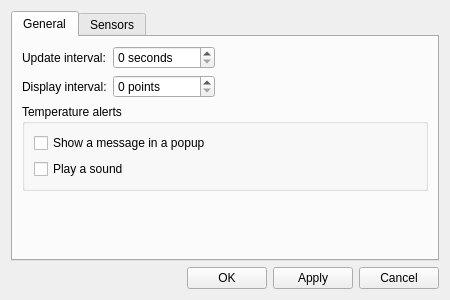
<?xml version="1.0" encoding="UTF-8"?>
<ui version="4.0">
 <class>SettingsDialog</class>
 <widget class="QDialog" name="SettingsDialog">
  <property name="geometry">
   <rect>
    <x>0</x>
    <y>0</y>
    <width>450</width>
    <height>300</height>
   </rect>
  </property>
  <property name="windowTitle">
   <string>Settings</string>
  </property>
  <layout class="QGridLayout" name="gridLayout3" rowstretch="1,0" columnstretch="1,0,0,0">
   <item row="0" column="0" colspan="4">
    <widget class="QTabWidget" name="tabWidget">
     <property name="currentIndex">
      <number>0</number>
     </property>
     <widget class="QWidget" name="tab1">
      <attribute name="title">
       <string>General</string>
      </attribute>
      <layout class="QVBoxLayout" name="verticalLayout2" stretch="0,0,1">
       <item>
        <layout class="QGridLayout" name="gridLayout1" columnstretch="0,0,1">
         <item row="0" column="0">
          <widget class="QLabel" name="label1">
           <property name="text">
            <string>Update interval:</string>
           </property>
           <property name="buddy">
            <cstring>spinBoxUpdateInterval</cstring>
           </property>
          </widget>
         </item>
         <item row="0" column="1">
          <widget class="QSpinBox" name="spinBoxUpdateInterval">
           <property name="suffix">
            <string> seconds</string>
           </property>
           <property name="maximum">
            <number>9999</number>
           </property>
          </widget>
         </item>
         <item row="0" column="2" rowspan="2">
          <spacer name="horizontalSpacer1">
           <property name="orientation">
            <enum>Qt::Horizontal</enum>
           </property>
           <property name="sizeHint" stdset="0">
            <size>
             <width>0</width>
             <height>0</height>
            </size>
           </property>
          </spacer>
         </item>
         <item row="1" column="0">
          <widget class="QLabel" name="label2">
           <property name="text">
            <string>Display interval:</string>
           </property>
           <property name="buddy">
            <cstring>spinBoxDisplayInterval</cstring>
           </property>
          </widget>
         </item>
         <item row="1" column="1">
          <widget class="QSpinBox" name="spinBoxDisplayInterval">
           <property name="suffix">
            <string> points</string>
           </property>
           <property name="maximum">
            <number>9999</number>
           </property>
          </widget>
         </item>
        </layout>
       </item>
       <item>
        <widget class="QGroupBox" name="groupBox">
         <property name="title">
          <string>Temperature alerts</string>
         </property>
         <layout class="QVBoxLayout" name="verticalLayout1">
          <item>
           <widget class="QCheckBox" name="checkBoxShowMessages">
            <property name="text">
             <string>Show a message in a popup</string>
            </property>
           </widget>
          </item>
          <item>
           <widget class="QCheckBox" name="checkBoxPlaySound">
            <property name="text">
             <string>Play a sound</string>
            </property>
           </widget>
          </item>
         </layout>
        </widget>
       </item>
       <item>
        <spacer name="verticalSpacer1">
         <property name="orientation">
          <enum>Qt::Vertical</enum>
         </property>
         <property name="sizeHint" stdset="0">
          <size>
           <width>0</width>
           <height>31</height>
          </size>
         </property>
        </spacer>
       </item>
      </layout>
     </widget>
     <widget class="QWidget" name="tab2">
      <attribute name="title">
       <string>Sensors</string>
      </attribute>
      <layout class="QGridLayout" name="gridLayout2" rowstretch="0,1" columnstretch="1,0">
       <item row="0" column="0" rowspan="2">
        <widget class="SensorsTreeWidget" name="treeWidgetSensors">
         <property name="alternatingRowColors">
          <bool>true</bool>
         </property>
         <property name="verticalScrollMode">
          <enum>QAbstractItemView::ScrollPerPixel</enum>
         </property>
         <attribute name="headerVisible">
          <bool>false</bool>
         </attribute>
         <column>
          <property name="text">
           <string>Name</string>
          </property>
         </column>
        </widget>
       </item>
       <item row="0" column="1">
        <widget class="QPushButton" name="pushButtonProperties">
         <property name="enabled">
          <bool>false</bool>
         </property>
         <property name="text">
          <string>Properties...</string>
         </property>
        </widget>
       </item>
       <item row="1" column="1">
        <spacer name="verticalSpacer2">
         <property name="orientation">
          <enum>Qt::Vertical</enum>
         </property>
         <property name="sizeHint" stdset="0">
          <size>
           <width>0</width>
           <height>168</height>
          </size>
         </property>
        </spacer>
       </item>
      </layout>
     </widget>
    </widget>
   </item>
   <item row="1" column="0">
    <spacer name="horizontalSpacer2">
     <property name="orientation">
      <enum>Qt::Horizontal</enum>
     </property>
     <property name="sizeHint" stdset="0">
      <size>
       <width>171</width>
       <height>0</height>
      </size>
     </property>
    </spacer>
   </item>
   <item row="1" column="1">
    <widget class="QPushButton" name="pushButtonOk">
     <property name="text">
      <string>OK</string>
     </property>
    </widget>
   </item>
   <item row="1" column="2">
    <widget class="QPushButton" name="pushButtonApply">
     <property name="text">
      <string>Apply</string>
     </property>
    </widget>
   </item>
   <item row="1" column="3">
    <widget class="QPushButton" name="pushButtonCancel">
     <property name="text">
      <string>Cancel</string>
     </property>
    </widget>
   </item>
  </layout>
 </widget>
 <customwidgets>
  <customwidget>
   <class>SensorsTreeWidget</class>
   <extends>QTreeWidget</extends>
   <header>SensorsTreeWidget.h</header>
  </customwidget>
 </customwidgets>
 <tabstops>
  <tabstop>tabWidget</tabstop>
  <tabstop>spinBoxUpdateInterval</tabstop>
  <tabstop>spinBoxDisplayInterval</tabstop>
  <tabstop>checkBoxShowMessages</tabstop>
  <tabstop>checkBoxPlaySound</tabstop>
  <tabstop>treeWidgetSensors</tabstop>
  <tabstop>pushButtonProperties</tabstop>
  <tabstop>pushButtonOk</tabstop>
  <tabstop>pushButtonApply</tabstop>
  <tabstop>pushButtonCancel</tabstop>
 </tabstops>
 <resources/>
 <connections>
  <connection>
   <sender>pushButtonCancel</sender>
   <signal>clicked()</signal>
   <receiver>SettingsDialog</receiver>
   <slot>reject()</slot>
   <hints>
    <hint type="sourcelabel">
     <x>381</x>
     <y>276</y>
    </hint>
    <hint type="destinationlabel">
     <x>167</x>
     <y>262</y>
    </hint>
   </hints>
  </connection>
 </connections>
</ui>
